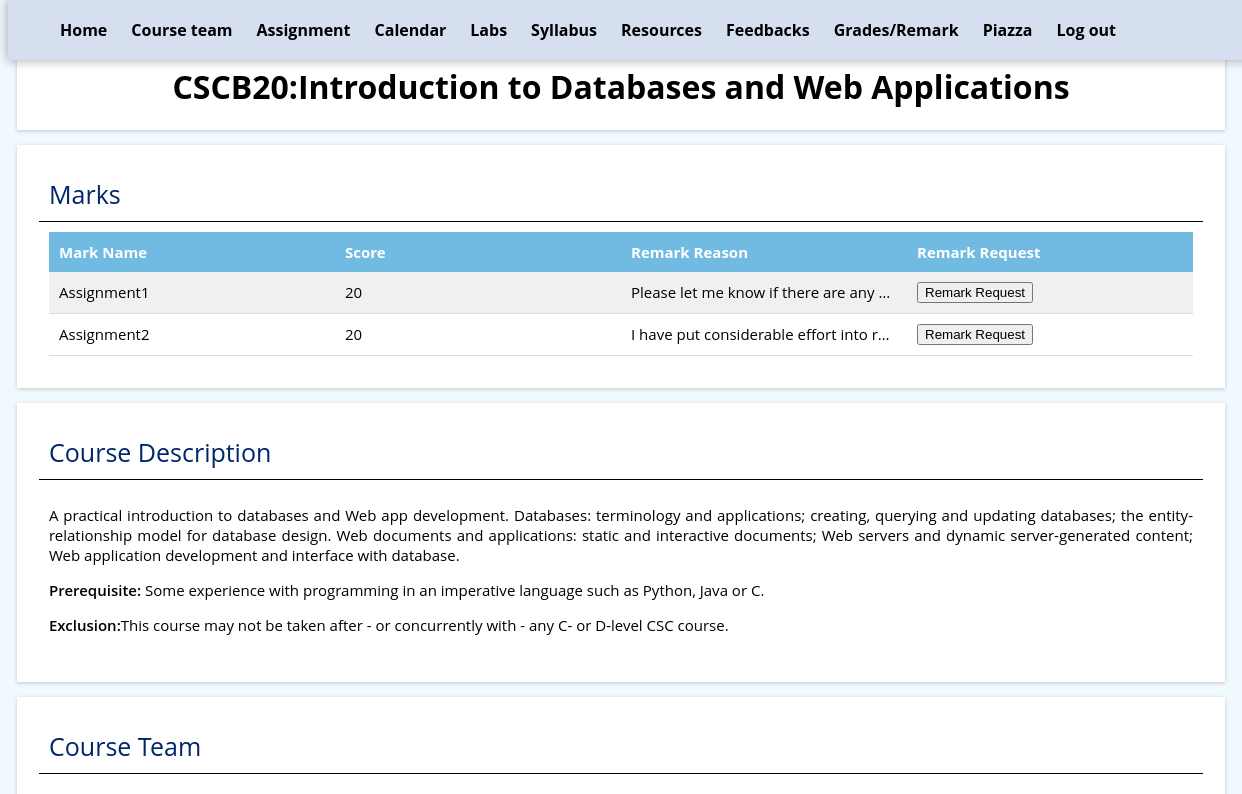
The page /mark (signed in, upper part) on the database as committed earlier.
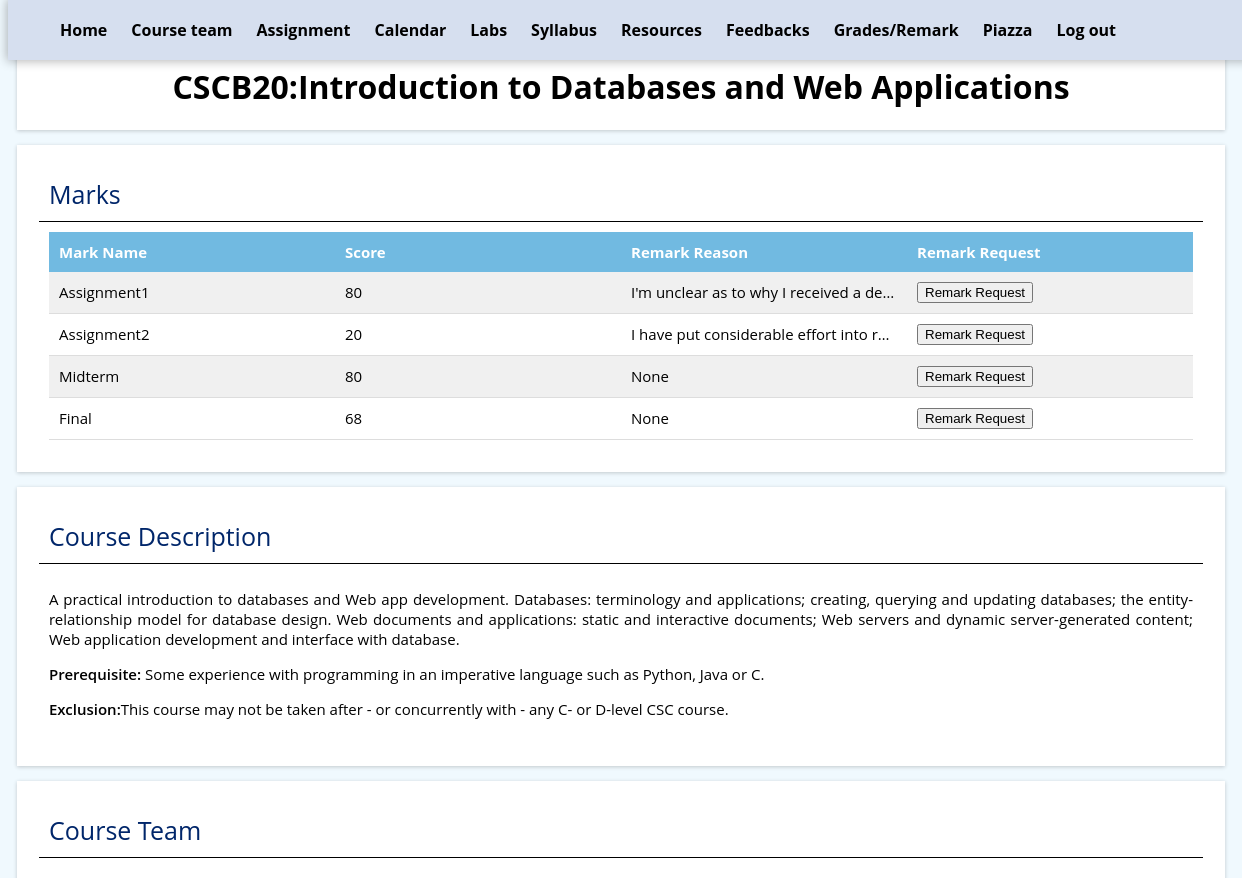
The same page on the database as committed later.
### tables this page shows
CREATE TABLE "Remark" (
	"mark_id"	INTEGER,
	"reason"	TEXT
);

CREATE TABLE "Mark" (
	"mark_id"	INTEGER NOT NULL,
	"name"	TEXT,
	"grade"	NUMERIC,
	"username"	TEXT NOT NULL,
	PRIMARY KEY("mark_id")
);

### app.py (the view)
@app.route('/mark')
def mark():
    if 'username' not in session:
        return redirect('/login')
    if session['admin']:
        if not request.args:
            db = get_db()
            db.row_factory = make_dict
            students = query_db('SELECT DISTINCT username FROM User WHERE admin = 0')
            marks = query_db('SELECT name,grade,username  FROM mark order by username,name desc')
            db.close()
            return render_template('uploadmark.html', students=students, marks=marks)
        else:
            name = request.args['name']
            grade = float(request.args['grade'])
            username = request.args['username']
            db = get_db()
            db.row_factory = make_dict
            marks = query_db('SELECT name,grade,username  FROM mark where name=? and username=?', [name, username])
            if not marks:
                insert_db(
                    'INSERT INTO Mark (name, grade, username) VALUES (?, ?, ?)',
                    (name, grade, username))
                flash("Mark for " + username + "‘s " + name + " is inserted with value: " + request.args['grade'])
            else:
                insert_db(
                    'UPDATE  Mark SET grade = ? where  name=? and username=?', [grade, name, username])
                flash("Mark for " + username + "‘s " + name + " is  updated with value: " + request.args['grade'])
            return redirect('/mark')
    else:
        db = get_db()
        db.row_factory = make_dict
        marks = query_db(
            'SELECT mark.mark_id,mark.name,mark.grade,mark.username,remark.reason FROM mark LEFT JOIN remark ON  remark.mark_id = mark.mark_id where username=?',
            [session['username']])
        db.close()
        return render_template('showmark.html', marks=marks)

### app.py (called while the page is built)
def get_db():
    db = getattr(g, '_database', None)
    if db is None:
        db = g._database = sqlite3.connect(DATABASE)
    return db

def query_db(query, args=(), one=False):
    cur = get_db().execute(query, args)
    rv = cur.fetchall()
    return (rv[0] if rv else None) if one else rv

def make_dict(cursor, row):
    return dict((cursor.description[idx][0], value)
                for idx, value in enumerate(row))

@app.teardown_appcontext
def close_connection(exception):
    db = getattr(g, '_database', None)
    if db is not None:
        db.close()

### templates/showmark.html (shortened to what this page needs)
{% extends "base.html" %}
{% block content %}
<section class="section">
    <h2>Marks</h2>
    <div class="info">
<div class="flex-table">
  <div class="flex-table-header">
    <div class="flex-table-cell">Mark Name</div>
    <div class="flex-table-cell">Score</div>
    <div class="flex-table-cell">Remark Reason</div>
    <div class="flex-table-cell">Remark Request</div>
  </div>
    {% for mark in marks %}
        <div class="flex-table-row">
        <div class="flex-table-cell">{{ mark.name }}</div>
        <div class="flex-table-cell">{{ mark.grade }}</div>
        <div class="flex-table-cell">{{ mark.reason }}</div>
        <div class="flex-table-cell">
            <button onclick="submitData('{{ mark.mark_id }}')">Remark Request</button>
        </div>
        </div>
    {% endfor %}
</div>
</div>
</section>
{% endblock %}

Rows that differ between the two databases and show on the page:
changed Remark "Assignment1": grade "20" → "80"; reason "Please let me know if there are any…" → "I'm unclear as to why I received a de…"
added Mark: name "Midterm", grade "80", reason "None"
added Mark: name "Final", grade "68", reason "None"
